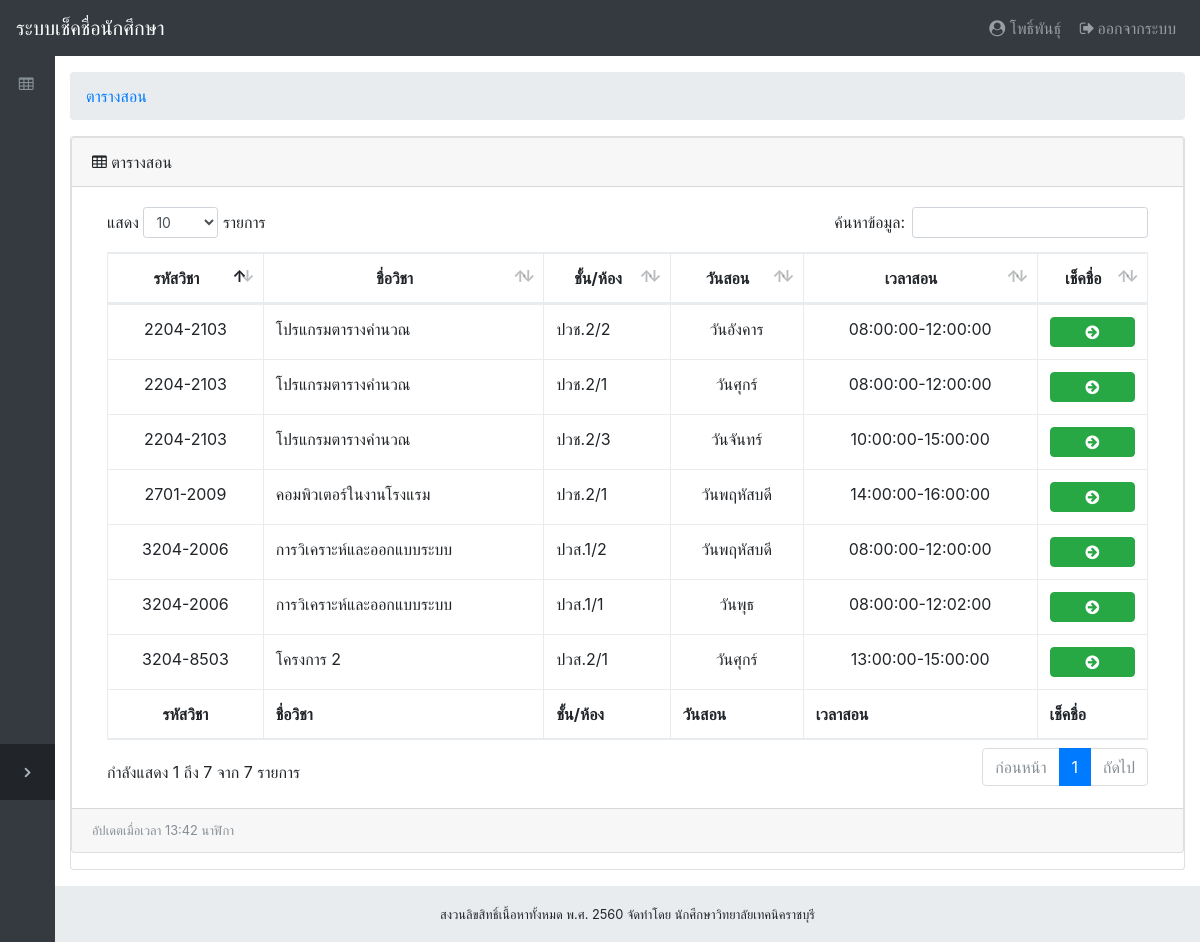
Screenshot of /login/teacher/subjects.php (signed in) with the database file from the repository.
### tables this page shows
CREATE TABLE `subjects` (
  `ID` int(10) NOT NULL,
  `Subjects_code` varchar(10) NOT NULL,
  `Name` varchar(50) NOT NULL,
  `Time_start` varchar(20) NOT NULL,
  `Time_end` varchar(20) NOT NULL,
  `Time_all` varchar(10) NOT NULL,
  `Teacher_id` varchar(10) NOT NULL,
  `Day` varchar(10) NOT NULL,
  `St_class` varchar(20) NOT NULL,
  `St_department` varchar(50) NOT NULL,
  `Late` varchar(20) NOT NULL
);

### login/teacher/subjects.php (the view, shortened to what this page needs)
<?php
require("../../config/function_time.php");
require("header.php");
?>
     <ol class="breadcrumb">
        <li class="breadcrumb-item">
          <a href="index.php">ตารางสอน</a>
        </li>
      </ol>
          <div class="card mb-3">
      <div class="card mb-3">
        <div class="card-header">
          <i class="fa fa-table"></i> ตารางสอน</div>
        <div class="card-body">
          <div class="table-responsive">
            <table class="table table-bordered" id="dataTable" width="100%" cellspacing="0">
              <thead>
                <tr>
                  <th style="text-align:center">รหัสวิชา</th>
                  <th style="text-align:center">ชื่อวิชา</th>
                  <th style="text-align:center">ชั้น/ห้อง</th>
                  <th style="text-align:center">วันสอน</th>
                  <th style="text-align:center">เวลาสอน</th>
                  <th style="text-align:center">เช็คชื่อ</th>
                </tr>
              </thead>
              <tfoot>
                <tr>
                  <th style="text-align:center">รหัสวิชา</th>
                  <th>ชื่อวิชา</th>
                  <th>ชั้น/ห้อง</th>
                  <th>วันสอน</th>
                  <th>เวลาสอน</th>
                  <th>เช็คชื่อ</th>
                </tr>
              </tfoot>
              <tbody>
              <?php
              $result_subjects = mysqli_query($con, "SELECT * FROM subjects WHERE Teacher_id='".$_SESSION["ID"]."' ");
              if($result_subjects){
                while($row_subjects = mysqli_fetch_array($result_subjects, MYSQLI_ASSOC)){
                  $subjects_ID = $row_subjects['ID'];
                  $subjects_code = $row_subjects['Subjects_code'];
                  $subjects_Name = $row_subjects['Name'];
                  $subjects_Time_start = $row_subjects['Time_start'];
                  $subjects_Time_end = $row_subjects['Time_end'];
                  $subjects_Day = $row_subjects['Day'];
                  $St_class = $row_subjects['St_class'];
                  echo "<tr>";
                  echo '<td style="text-align:center"><div class="popup" onmouseover="myFunction'.$subjects_ID.'()" onmouseout="myFunction'.$subjects_ID.'()">'.$subjects_code.'<span class="popuptext" id="myPopup'.$subjects_ID.'">เวลา '; echo '</span></div></td>';
                  echo "<td>$subjects_Name</td>";
                  echo "<td>$St_class</td>";
                  echo '<td style="text-align:center">'; echo Day_th($subjects_Day); echo'</td>';
                  echo '<td style="text-align:center">'; echo second_cover_return($subjects_Time_start).'-'.second_cover_return($subjects_Time_end); echo'</td>';
                  echo '<td><a href="index.php?subjects_ID='.$subjects_ID.'"><button class="btn btn-success btn-block fa fa-arrow-circle-right" type="submit"></button></a></td>';
                  echo "</tr>";
                }
              }
              ?>
              </tbody>
            </table>
          </div>
        </div>
        <div class="card-footer small text-muted">อัปเดตเมื่อเวลา <?php Time_now() ?> นาฬิกา</div>
      </div>
    </div>
<?php
require("footer.php");
?>

### login/teacher/header.php (shortened to what this page needs)
<!DOCTYPE html>
<html lang="en">
<head>
  <link href="vendor/bootstrap/css/bootstrap.min.css" rel="stylesheet">
  <link href="vendor/font-awesome/css/font-awesome.min.css" rel="stylesheet" type="text/css">
  <link href="vendor/datatables/dataTables.bootstrap4.css" rel="stylesheet">
  <link href="css/sb-admin.css" rel="stylesheet">
  <link href="css/popup.css" rel="stylesheet">
</head>
<?php
        $useragent=$_SERVER['HTTP_USER_AGENT'];
        if(preg_match('/(android|bb\d+|meego).+mobile|avantgo|bada\/|blackberry|blazer|compal|elaine|fennec|hiptop|iemobile|ip(hone|od)|iris|kindle|lge |maemo|midp|mmp|mobile.+firefox|netfront|opera m(ob|in)i|palm( os)?|phone|p(ixi|re)\/|plucker|pocket|psp|series(4|6)0|symbian|treo|up\.(browser|link)|vodafone|wap|windows ce|xda|xiino/i',$useragent)||preg_match('/1207|6310|6590|3gso|4thp|50[1-6]i|770s|802s|a wa|abac|ac(er|oo|s\-)|ai(ko|rn)|al(av|ca|co)|amoi|an(ex|ny|yw)|aptu|ar(ch|go)|as(te|us)|attw|au(di|\-m|r |s )|avan|be(ck|ll|nq)|bi(lb|rd)|bl(ac|az)|br(e|v)w|bumb|bw\-(n|u)|c55\/|capi|ccwa|cdm\-|cell|chtm|cldc|cmd\-|co(mp|nd)|craw|da(it|ll|ng)|dbte|dc\-s|devi|dica|dmob|do(c|p)o|ds(12|\-d)|el(49|ai)|em(l2|ul)|er(ic|k0)|esl8|ez([4-7]0|os|wa|ze)|fetc|fly(\-|_)|g1 u|g560|gene|gf\-5|g\-mo|go(\.w|od)|gr(ad|un)|haie|hcit|hd\-(m|p|t)|hei\-|hi(pt|ta)|hp( i|ip)|hs\-c|ht(c(\-| |_|a|g|p|s|t)|tp)|hu(aw|tc)|i\-(20|go|ma)|i230|iac( |\-|\/)|ibro|idea|ig01|ikom|im1k|inno|ipaq|iris|ja(t|v)a|jbro|jemu|jigs|kddi|keji|kgt( |\/)|klon|kpt |kwc\-|kyo(c|k)|le(no|xi)|lg( g|\/(k|l|u)|50|54|\-[a-w])|libw|lynx|m1\-w|m3ga|m50\/|ma(te|ui|xo)|mc(01|21|ca)|m\-cr|me(rc|ri)|mi(o8|oa|ts)|mmef|mo(01|02|bi|de|do|t(\-| |o|v)|zz)|mt(50|p1|v )|mwbp|mywa|n10[0-2]|n20[2-3]|n30(0|2)|n50(0|2|5)|n7(0(0|1)|10)|ne((c|m)\-|on|tf|wf|wg|wt)|nok(6|i)|nzph|o2im|op(ti|wv)|oran|owg1|p800|pan(a|d|t)|pdxg|pg(13|\-([1-8]|c))|phil|pire|pl(ay|uc)|pn\-2|po(ck|rt|se)|prox|psio|pt\-g|qa\-a|qc(07|12|21|32|60|\-[2-7]|i\-)|qtek|r380|r600|raks|rim9|ro(ve|zo)|s55\/|sa(ge|ma|mm|ms|ny|va)|sc(01|h\-|oo|p\-)|sdk\/|se(c(\-|0|1)|47|mc|nd|ri)|sgh\-|shar|sie(\-|m)|sk\-0|sl(45|id)|sm(al|ar|b3|it|t5)|so(ft|ny)|sp(01|h\-|v\-|v )|sy(01|mb)|t2(18|50)|t6(00|10|18)|ta(gt|lk)|tcl\-|tdg\-|tel(i|m)|tim\-|t\-mo|to(pl|sh)|ts(70|m\-|m3|m5)|tx\-9|up(\.b|g1|si)|utst|v400|v750|veri|vi(rg|te)|vk(40|5[0-3]|\-v)|vm40|voda|vulc|vx(52|53|60|61|70|80|81|83|85|98)|w3c(\-| )|webc|whit|wi(g |nc|nw)|wmlb|wonu|x700|yas\-|your|zeto|zte\-/i',substr($useragent,0,4)))
        {
            echo "<body class='fixed-nav sticky-footer bg-dark' id='page-top'>";
        }else{
            echo "<body class='fixed-nav sticky-footer bg-dark sidenav-toggled' id='page-top'>";
        }
?>
  <nav class="navbar navbar-expand-lg navbar-dark bg-dark fixed-top" id="mainNav">
    <a class="navbar-brand" href="index.php">ระบบเช็คชื่อนักศึกษา</a>
    <div class="collapse navbar-collapse" id="navbarResponsive">
      <ul class="navbar-nav navbar-sidenav" id="exampleAccordion">
        <li class="nav-item" data-toggle="tooltip" data-placement="right" title="ตารางสอน">
          <a class="nav-link" href="subjects.php">
            <i class="fa fa-fw fa-table"></i>
          </a>
        </li>
      </ul>
      <ul class="navbar-nav sidenav-toggler">
        <li class="nav-item">
          <a class="nav-link text-center" id="sidenavToggler">
            <i class="fa fa-fw fa-angle-left"></i>
          </a>
        </li>
      </ul>
      <ul class="navbar-nav ml-auto">
        <li class="nav-item">
          <li class="nav-item">
          <a class="nav-link" href="index.php">
            <i class="fa fa-user-circle"></i><?php echo ' '.$_SESSION["nameUser"]; ?></a>
        </li>
        </li>
        <li class="nav-item">
          <a class="nav-link" data-toggle="modal" data-target="#exampleModal">
            <i class="fa fa-fw fa-sign-out"></i>ออกจากระบบ</a>
        </li>
      </ul>
    </div>
  </nav>
  <div class="content-wrapper">
    <div class="container-fluid">

### config/function_time.php (shortened to what this page needs)
<?php
function Day_th($date_day){
    switch ($date_day) {
        case 'Monday':
            $date_day = "จันทร์";
            break;
        case 'Tuesday':
            $date_day = "อังคาร";
            break;
        case 'Wednesday':
            $date_day = "พุธ";
            break;
        case 'Thursday':
            $date_day = "พฤหัสบดี";
            break;
        case 'Friday':
            $date_day = "ศุกร์";
            break;
    }
    return 'วัน'.$date_day;
}
function second_cover_return($second){
    $hour = floor(($second/60)/60);
    $hour_second = $second-(($hour*60)*60);
    $minute_one  = ($hour_second/60);
    $str = strpos($minute_one,".");
    $sub_time = substr($minute_one,$str+1);
    $minute = substr($sub_time,0,2);
    if($minute == ""){
        $minute = 0;
    }
    $second = substr($sub_time,2,2);
    if($second == ""){
        $second = '0';
    }
    if($second < 10){
        if($minute < 10){
            if($hour < 10){
                return '0'.$hour.':0'.$minute.':0'.$second;
            }else{
                return $hour.':0'.$minute.':0'.$second;
            }
        }else{
            if($hour < 10){
                return '0'.$hour.':'.$minute.':0'.$second;
            }else{
                return $hour.':'.$minute.':0'.$second;
            }
        }
    }else{
        return $hour.':'.$minute.':'.$second;
    }
}
function Time_now(){
    $timestamp = time();
    $date_time = date("H:i", $timestamp);
    echo $date_time;
}
?>

### login/teacher/footer.php (shortened to what this page needs)
    <footer class="sticky-footer">
      <div class="container">
        <div class="text-center">
          <small>สงวนลิขสิทธิ์เนื้อหาทั้งหมด พ.ศ. 2560 จัดทำโดย นักศึกษาวิทยาลัยเทคนิคราชบุรี <br>
          </small>
        </div>
      </div>
    </footer>
  </div>
</body>
</html>

### login/teacher/css/sb-admin.css (style rules this page uses)
html { position: relative; min-height: 100%; }
body { overflow-x: hidden; }
body.sticky-footer { margin-bottom: 56px; }
body.sticky-footer .content-wrapper { min-height: calc(100vh - 56px - 56px); }
body.fixed-nav { padding-top: 56px; }
.content-wrapper { min-height: calc(100vh - 56px); padding-top: 1rem; }
#mainNav .navbar-collapse { overflow: auto; max-height: 75vh; }
#mainNav .navbar-collapse .navbar-nav .nav-item .nav-link { cursor: pointer; }
#mainNav .navbar-collapse .sidenav-toggler { display: none; }
@media (min-width: 992px) { #mainNav .navbar-brand { width: 250px; } }
@media (min-width: 992px) { #mainNav .navbar-collapse { overflow: visible; max-height: none; } }
@media (min-width: 992px) { #mainNav .navbar-collapse .navbar-sidenav { position: absolute; top: 0; left: 0; overflow-x: hidden; overflow-y: auto; -webkit-flex-direction: column; -ms-flex-direction: column; flex-direction: column; margin-top: 56px; } }
@media (min-width: 992px) { #mainNav .navbar-collapse .navbar-sidenav > .nav-item { width: 250px; padding: 0; } }
@media (min-width: 992px) { #mainNav .navbar-collapse .navbar-sidenav > .nav-item > .nav-link { padding: 1em; } }
#mainNav.fixed-top .sidenav-toggler { display: none; }
@media (min-width: 992px) { #mainNav.fixed-top .navbar-sidenav { height: calc(100vh - 112px); } }
@media (min-width: 992px) { #mainNav.fixed-top .sidenav-toggler { position: absolute; top: 0; left: 0; display: flex; overflow-x: hidden; overflow-y: auto; -webkit-flex-direction: column; -ms-flex-direction: column; flex-direction: column; margin-top: calc(100vh - 56px); } }
@media (min-width: 992px) { #mainNav.fixed-top .sidenav-toggler > .nav-item { width: 250px; padding: 0; } }
@media (min-width: 992px) { #mainNav.fixed-top .sidenav-toggler > .nav-item > .nav-link { padding: 1em; } }
#mainNav.fixed-top.navbar-dark .sidenav-toggler { background-color: #212529; }
#mainNav.fixed-top.navbar-dark .sidenav-toggler a i { color: #adb5bd; }
body.sidenav-toggled #mainNav.fixed-top .sidenav-toggler { overflow-x: hidden; width: 55px; }
body.sidenav-toggled #mainNav.fixed-top .sidenav-toggler .nav-item, body.sidenav-toggled #mainNav.fixed-top .sidenav-toggler .nav-link { width: 55px !important; }
body.sidenav-toggled #mainNav.fixed-top #sidenavToggler i { -webkit-transform: scaleX(-1); -moz-transform: scaleX(-1); -o-transform: scaleX(-1); transform: scaleX(-1); filter: FlipH; -ms-filter: 'FlipH'; }
.content-wrapper { overflow-x: hidden; background: white; }
@media (min-width: 992px) { .content-wrapper { margin-left: 250px; } }
#sidenavToggler i { font-weight: 800; }
@media (min-width: 992px) { body.sidenav-toggled .content-wrapper { margin-left: 55px; } }
body.sidenav-toggled .navbar-sidenav { overflow-x: hidden; width: 55px; }
body.sidenav-toggled .navbar-sidenav .nav-item, body.sidenav-toggled .navbar-sidenav .nav-link { width: 55px !important; }
body.sidenav-toggled .navbar-sidenav .nav-item:after, body.sidenav-toggled .navbar-sidenav .nav-link:after { display: none; }
#mainNav.navbar-dark .navbar-collapse .navbar-sidenav > .nav-item > .nav-link { color: #868e96; }
@media (min-width: 992px) { #mainNav.navbar-dark .navbar-collapse .navbar-sidenav { background: #343a40; } }
footer.sticky-footer { position: absolute; right: 0; bottom: 0; width: 100%; height: 56px; background-color: #e9ecef; line-height: 55px; }
@media (min-width: 992px) { footer.sticky-footer { width: calc(100% - 250px); } }
@media (min-width: 992px) { body.sidenav-toggled footer.sticky-footer { width: calc(100% - 55px); } }

### login/teacher/css/popup.css (style rules this page uses)
.popup { position: relative; display: inline-block; cursor: pointer; -webkit-user-select: none; -moz-user-select: none; -ms-user-select: none; user-select: none; }

### rows the page displays
subjects: Subjects_code "2204-2103", Name "โปรแกรมตารางคำนวณ", St_class "ปวช.2/3", Day "วันจันทร์", Time_start "10:00:00", Time_end "15:00:00"
subjects: Subjects_code "2204-2103", Name "โปรแกรมตารางคำนวณ", St_class "ปวช.2/2", Day "วันอังคาร", Time_start "08:00:00", Time_end "12:00:00"
subjects: Subjects_code "3204-2006", Name "การวิเคราะห์และออกแบบระบบ", St_class "ปวส.1/1", Day "วันพุธ", Time_start "08:00:00", Time_end "12:02:00"
subjects: Subjects_code "3204-2006", Name "การวิเคราะห์และออกแบบระบบ", St_class "ปวส.1/2", Day "วันพฤหัสบดี", Time_start "08:00:00", Time_end "12:00:00"
subjects: Subjects_code "2701-2009", Name "คอมพิวเตอร์ในงานโรงแรม", St_class "ปวช.2/1", Day "วันพฤหัสบดี", Time_start "14:00:00", Time_end "16:00:00"
subjects: Subjects_code "2204-2103", Name "โปรแกรมตารางคำนวณ", St_class "ปวช.2/1", Day "วันศุกร์", Time_start "08:00:00", Time_end "12:00:00"
subjects: Subjects_code "3204-8503", Name "โครงการ 2", St_class "ปวส.2/1", Day "วันศุกร์", Time_start "13:00:00", Time_end "15:00:00"

### other values shown
$_SESSION["nameUser"] "โพธิ์พันธุ์"
